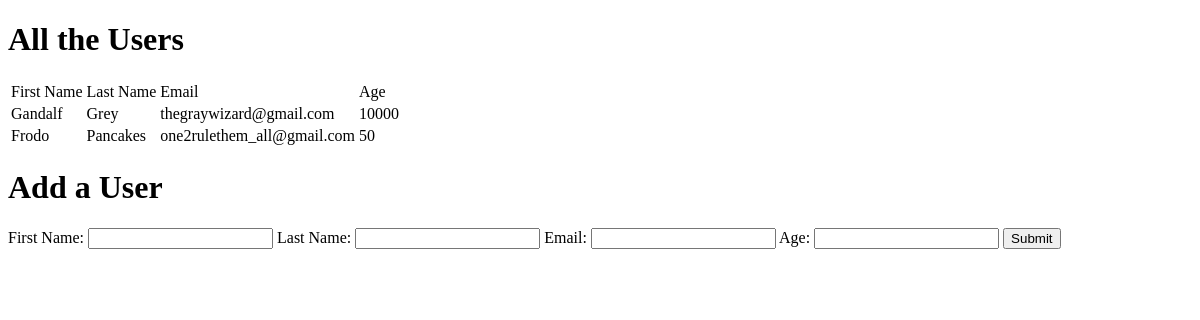
Before: / with the older database file.
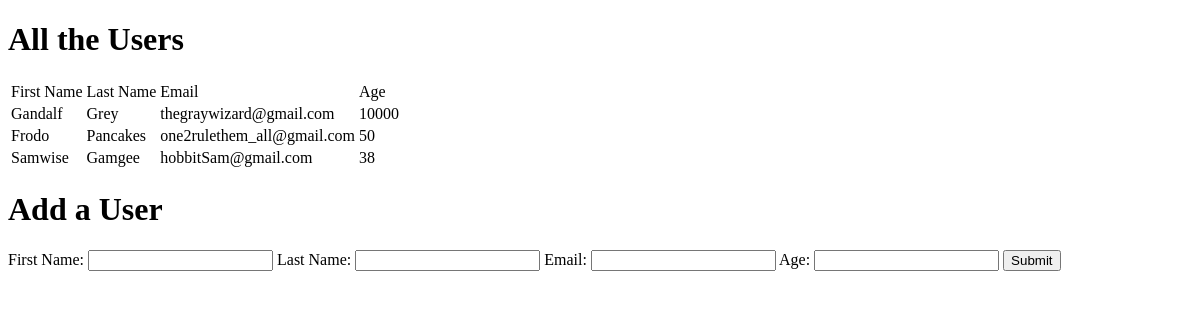
After: the same page with the newer database file.
### users_app/models.py (models this page shows, shortened)
class Users(models.Model):
    firstname = models.CharField(max_length=255)
    lastname = models.CharField(max_length=255)
    email = models.CharField(max_length=255)
    age = models.IntegerField()

### users_app/views.py (the view)
# urls.py: path('', views.users_home),
def users_home(request):
    context = {
        'users' : Users.objects.all()
    }
    return render(request, "home.html", context)

### users_app/templates/home.html (shortened to what this page needs)
<!DOCTYPE html>
<html lang="en">
<head>
</head>
<body>
    <div id="wrapper">
        <h1>All the Users</h1>
        <table>
            <thead>
                <tr>
                    <td>First Name</td>
                    <td>Last Name</td>
                    <td>Email</td>
                    <td>Age</td>
                </tr>
            </thead>
            <tbody>
                {% for user in users %}
                <tr>
                    <td>{{user.firstname}}</td>
                    <td>{{user.lastname}}</td>
                    <td>{{user.email}}</td>
                    <td>{{user.age}}</td>
                </tr>
                {% endfor %}
            </tbody>
        </table>
        <h1>Add a User</h1>
        <form action="/add_user" method="POST">
            <label for="first name">First Name:</label>
            <input type="text" name="firstname">
            <label for="last name">Last Name:</label>
            <input type="text" name="lastname">
            <label for="email">Email:</label>
            <input type="text" name="email">
            <label for="age">Age:</label>
            <input type="text" name="age">
            <input type="submit" value="Submit">
        </form>
    </div>
</body>
</html>

Changed rows visible on the page:
added Users: firstname "Samwise", lastname "Gamgee", email "hobbitSam@gmail.com", age "38"
